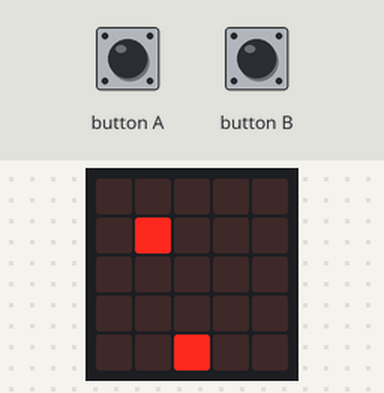
Recording of a program running on a simulated BBC micro:bit (MakeCode). Parts: the board's 5×5 LED display. The test bench sets the inputs (shaded band). Random numbers come from a fixed seed.

Above: at 1.2 s.
1.3 s: button A pressed for 0.15 s
At 1.63 s:
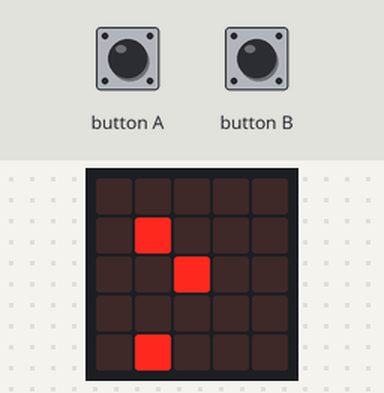
2.0 s: button B pressed for 0.15 s
At 2.29 s:
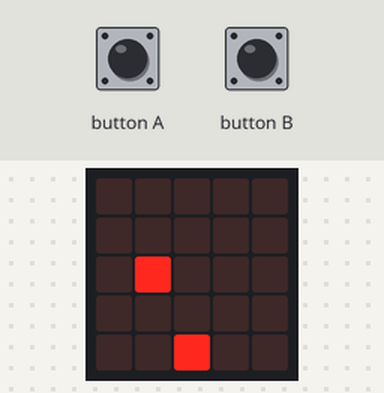
2.7 s: button A pressed for 0.15 s
At 2.95 s:
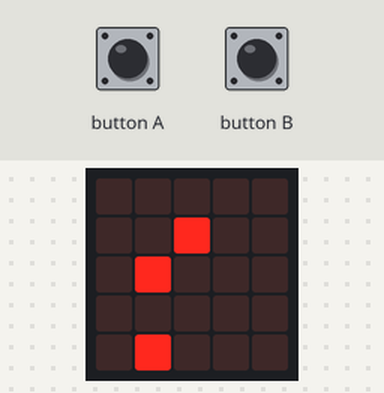
3.4 s: button B pressed for 0.15 s
At 3.83 s:
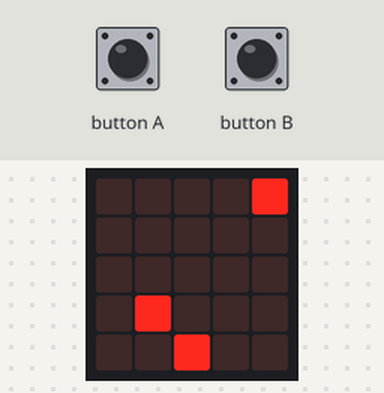
4.1 s: button A pressed for 0.15 s
At 4.49 s:
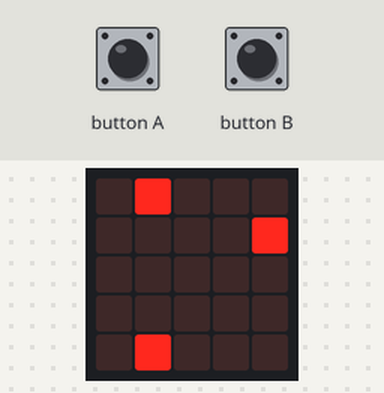
4.8 s: button B pressed for 0.15 s
At 5.38 s:
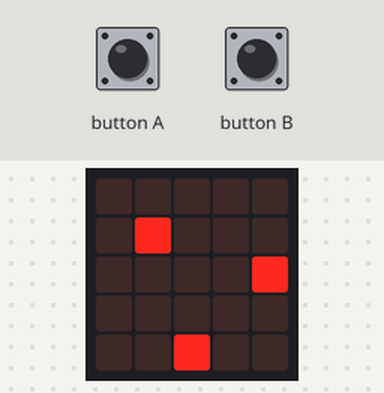
Timing chart, 0 to 7.8 s (numbered marks = the images above; inputs shaded):
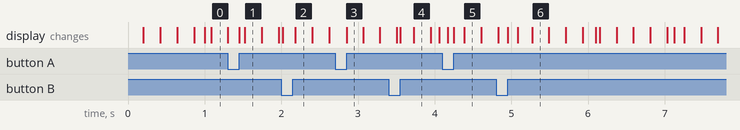

The program:

main.ts
```typescript
input.onButtonPressed(Button.A, function () {
    airplane.change(LedSpriteProperty.X, -1)
})
input.onButtonPressed(Button.B, function () {
    airplane.change(LedSpriteProperty.X, 1)
})
let airplane: game.LedSprite = null
airplane = game.createSprite(2, 4)
let life = 3
let enemy = game.createSprite(randint(0, 4), 0)
let bullet = game.createSprite(airplane.get(LedSpriteProperty.X), airplane.get(LedSpriteProperty.Y))
basic.forever(function () {
    basic.pause(1000)
    if (enemy.get(LedSpriteProperty.Y) >= 4) {
        enemy.delete()
        life += -1
        enemy = game.createSprite(randint(0, 4), 0)
    } else {
        enemy.change(LedSpriteProperty.Y, 1)
    }
})
basic.forever(function () {
    if (bullet.isTouching(enemy)) {
        bullet.delete()
        enemy.delete()
        enemy = game.createSprite(randint(0, 4), 0)
        bullet = game.createSprite(airplane.get(LedSpriteProperty.X), airplane.get(LedSpriteProperty.Y))
    }
    if (airplane.isTouching(enemy)) {
        enemy.delete()
        life += -1
        enemy = game.createSprite(randint(0, 4), 0)
    }
    if (life <= 0) {
        game.gameOver()
    }
})
basic.forever(function () {
    basic.pause(200)
    if (bullet.get(LedSpriteProperty.Y) <= 0) {
        bullet.delete()
        bullet = game.createSprite(airplane.get(LedSpriteProperty.X), airplane.get(LedSpriteProperty.Y))
    } else {
        bullet.change(LedSpriteProperty.Y, -1)
    }
})
```

test.ts
```typescript
// 在這裡測試；當此封包作為擴充功能時，將不會編譯此內容。
```
